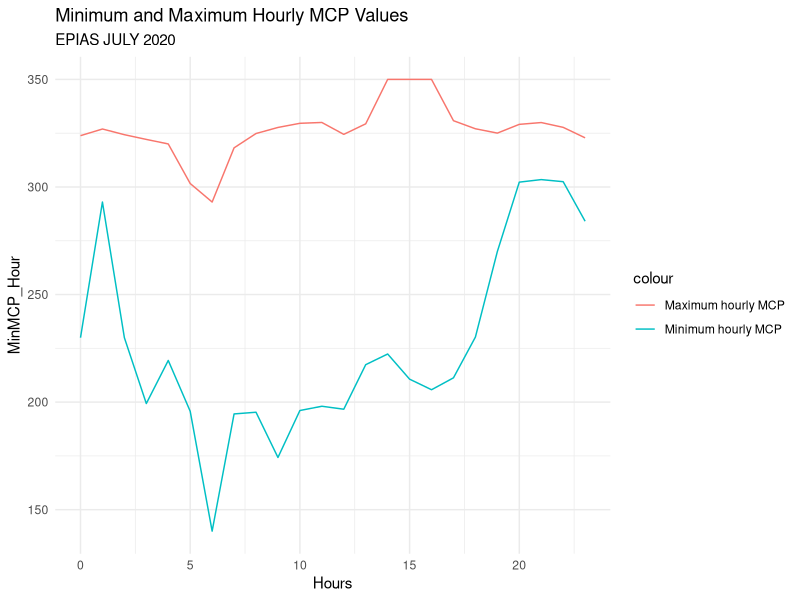
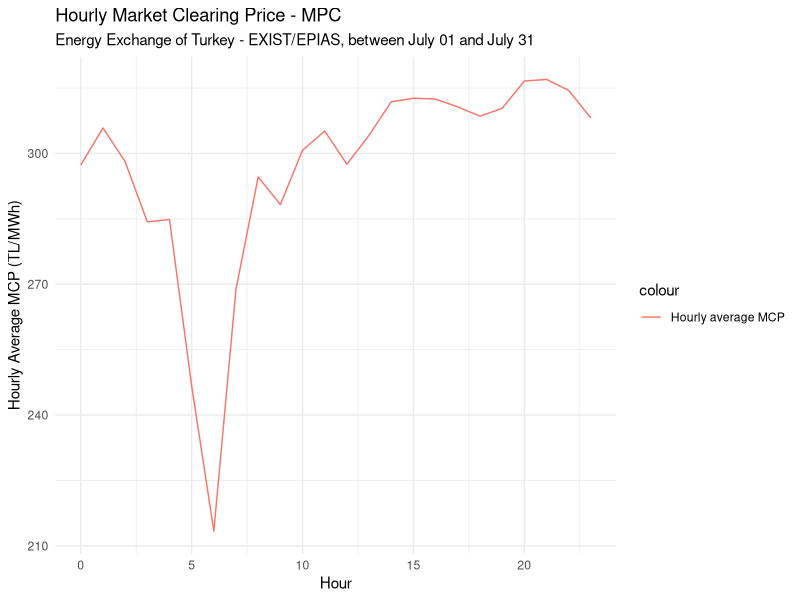
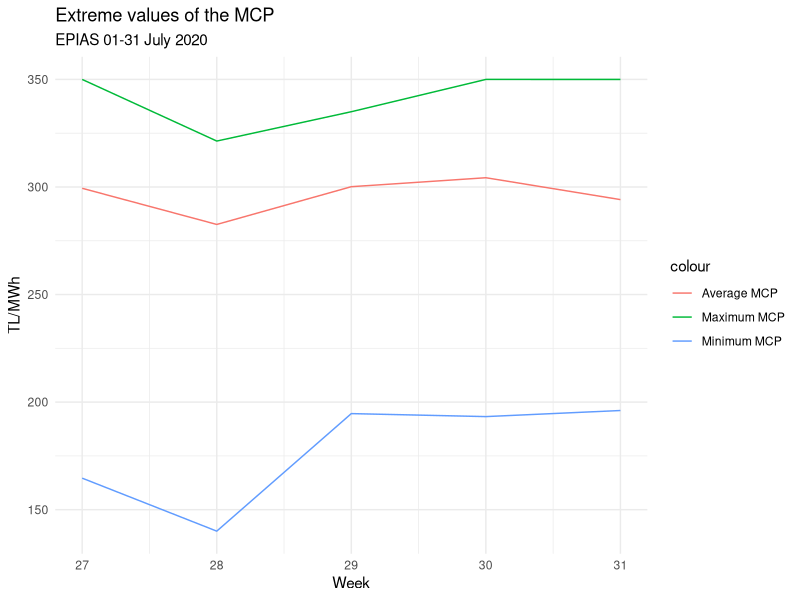
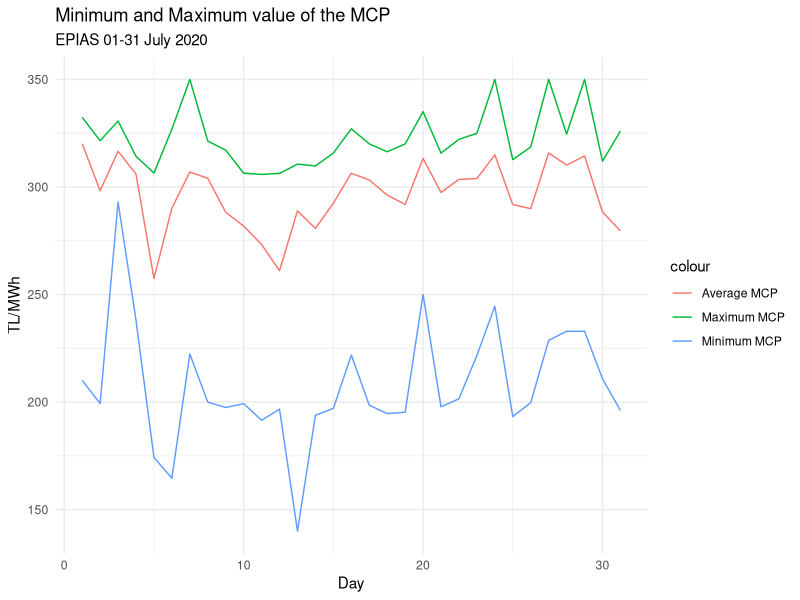
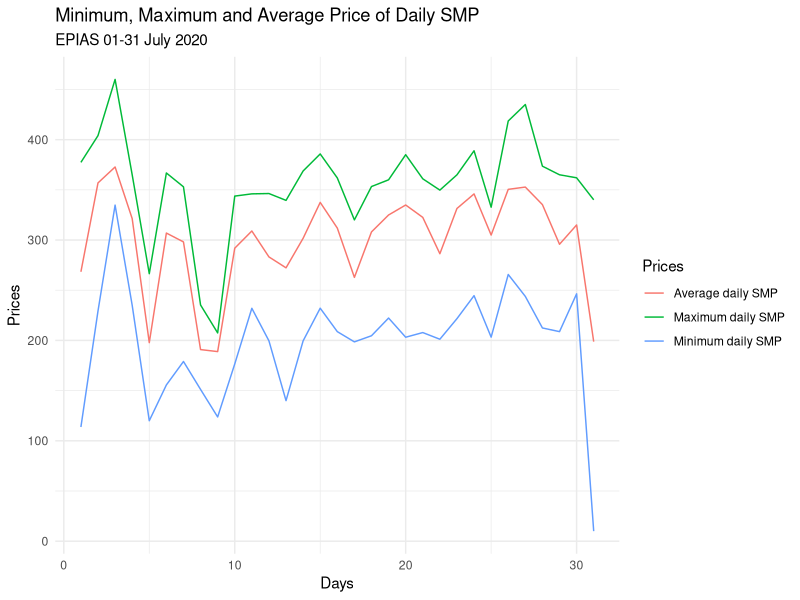
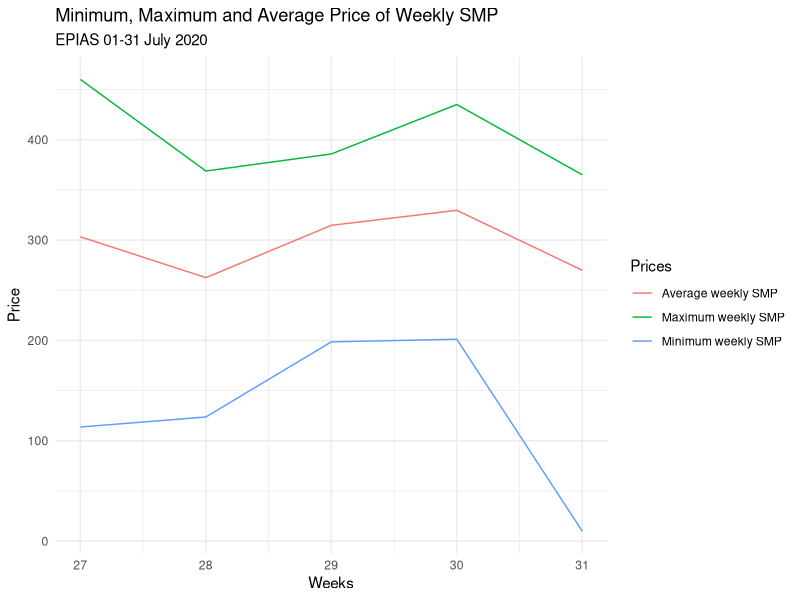
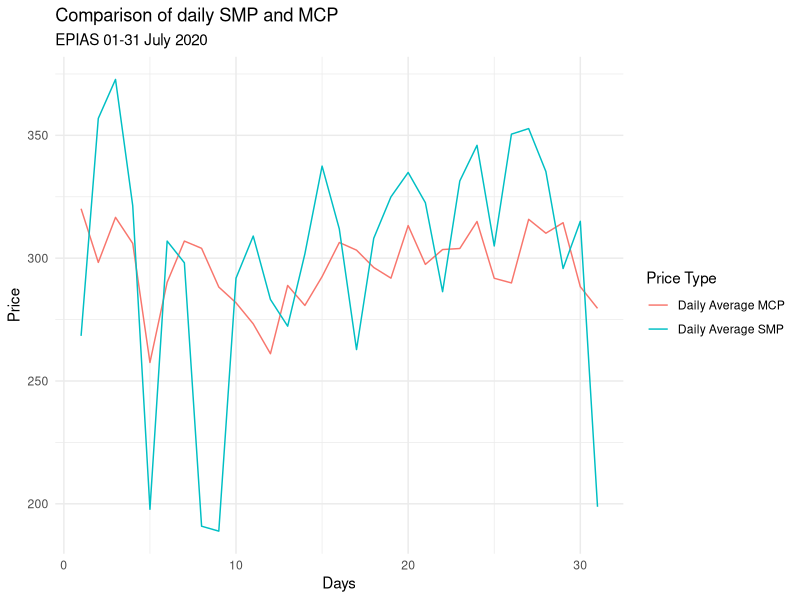
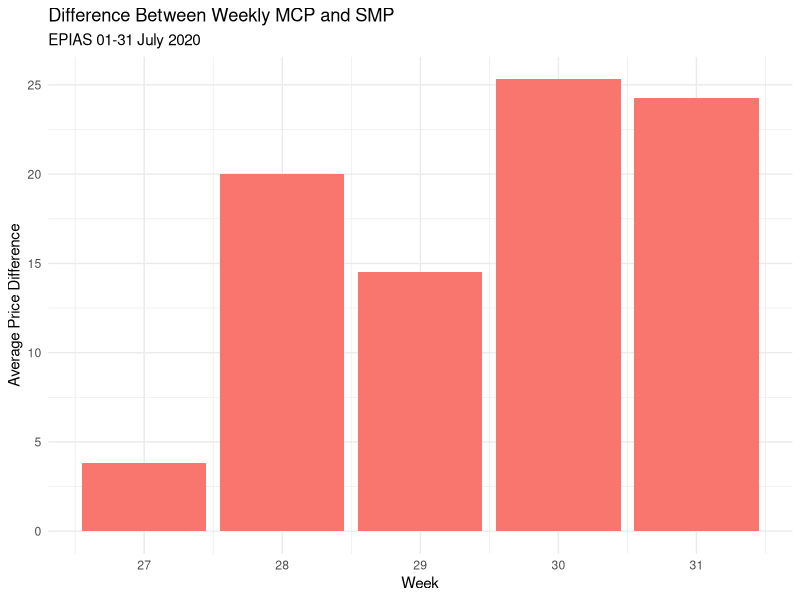

R code for these plots, in order:
## ---- chunk 1
knitr::opts_chunk$set(echo = TRUE)
## ---- chunk 2
#we call required packages from the packages which are "tidyverse" and "lubridate"
library(tidyverse)
library(lubridate)
library(ggplot2)
#we upload data, which is csv file format, by using read.csv() function
EpiasData <- read.csv("ptf-smf.csv")
#after the control of the data we can examine columns in the data by using glimpse() function
EpiasData %>%
  glimpse()

#then we control our date type because in the functions we need date type
is.Date(EpiasData$Date)
#as the date column is not date type, first we convert "." to "-" by using gsub() function
EpiasData$Date <- gsub(pattern = "\\.","-",EpiasData$Date)
#after the changing we transform our date time from character to dttm by using a function of lubridate which is as.POSIXct
EpiasData$Date <- as.POSIXct(EpiasData$Date,format="%d-%m-%y %H:%M")
#control of the process
EpiasData %>%
  glimpse()
## ---- chunk 3
#then, I changed the name of the column by using transmute() function with pipe operator. And then I assigned this process into
# raw_df name as a data frame. After this process, we have usable data frame
raw_df <- EpiasData %>%
  transmute(Date,
            #rename of the MCP. column
            MCP = MCP., 
            SMP = SMP., 
            PositiveIP = Positive.Imbalance.Price..TL.MWh.,
            NegativeIP = Negative.Imbalance.Price..TL.MWh.,
            SMPDirection = SMP.Direction) 

#showing first sith raw of the data frame
head(raw_df)
## ---- chunk 4
raw_df %>%
        select(Date, MCP)%>%
        #first we group our data according to the hours
        group_by(Hour = lubridate::hour(Date))%>%
        #then we calculate average value of MCP hour each our
        summarise(MinMCP_Hour = min(MCP),
                  MaxMCP_Hour = max(MCP))%>%
        #ungproup
        ungroup()%>%
        #to provide sorting of the data hourly minimum MCP and hourly maximum MCP from smallest to largest 
        arrange(MinMCP_Hour,MaxMCP_Hour)%>%
        print(n=3)
## ---- chunk 5
raw_df%>%
  #group according to the hours
  group_by(Hours=lubridate::hour(Date))%>%
  #finding minimum and maximum value of the MCP  
  summarise(MinMCP_Hour = min(MCP),
            MaxMCP_Hour = max(MCP))%>%
  #to visualize these min and max values by using ggplot() function according to the hours
  ggplot(aes(x=Hours)) +
    #define lines in the graph
    geom_line(aes(y = MinMCP_Hour, color = "Minimum hourly MCP"))+
    geom_line(aes(y = MaxMCP_Hour, color = "Maximum hourly MCP"))+
    #give a name to the graph
    labs( title = "Minimum and Maximum Hourly MCP Values",
          subtitle = "EPIAS JULY 2020")+
    #type of the graph, these function provide white canvas 
    theme_minimal()

## ---- chunk 6
#After all this process by using raw_df data frame, we can make analysis about the EPIAS data which is related to electricity
#Daily average MCP
plot1<-raw_df %>%
        #first we group our data according to the hours
        group_by(Hours = lubridate::hour(Date))%>%
        #then we calculate average value of MCP hour each our
        summarise(#daily_total_MCP = sum(MCP),
                  hourly_average_MCP = mean(MCP))
#to visualize the result we use ggplot() function, which gives the canvas of the graph
ggplot(plot1, aes(x = Hours)) +
  #geom_line() gives the line graph
  geom_line(aes(y= hourly_average_MCP, color="Hourly average MCP")) + 
  labs(x = "Hour", y = "Hourly Average MCP (TL/MWh)",
       title = "Hourly Market Clearing Price - MPC",
       subtitle = "Energy Exchange of Turkey - EXIST/EPIAS, between July 01 and July 31 ")+
  theme_minimal()
## ---- chunk 7
EG <- raw_df %>%
        group_by(Week=lubridate::week(Date))%>%
        summarise(WA_MCP = mean(MCP),
                  MinMCP = min(MCP), 
                  MaxMCP = max(MCP))

knitr::kable(EG, format="markdown")
## ---- chunk 8
#Minimum and maximum value of the MCP according to the day
raw_df %>%
  group_by(Week=lubridate::week(Date))%>%
  summarise(MinMCP = min(MCP), MaxMCP = max(MCP), Average = mean(MCP))%>%
  ggplot(aes(x=Week)) +
    geom_line(aes(y = MinMCP, color = "Minimum MCP")) +
    geom_line(aes(y = MaxMCP, color = "Maximum MCP")) +
    geom_line(aes(y = Average, color = "Average MCP")) +
    labs(x = "Week",
         y = "TL/MWh",
         title = "Extreme values of the MCP",
         subtitle = "EPIAS 01-31 July 2020") +
    theme_minimal()
## ---- chunk 9
raw_df %>%
  group_by(Day=lubridate::day(Date))%>%
  summarise(DA_MCP = mean(MCP))
## ---- chunk 10
#Minimum and maximum value of the MCP according to the day
raw_df %>%
  group_by(Day=lubridate::day(Date))%>%
  summarise(MinMCP = min(MCP), MaxMCP = max(MCP), Average = mean(MCP))%>%
  ggplot(aes(x=Day)) +
    geom_line(aes(y = MinMCP, color = "Minimum MCP")) +
    geom_line(aes(y = MaxMCP, color = "Maximum MCP")) +
    geom_line(aes(y = Average, color = "Average MCP")) +
    labs(x = "Day",
         y = "TL/MWh",
         title = "Minimum and Maximum value of the MCP",
         subtitle = "EPIAS 01-31 July 2020") +
    theme_minimal()
## ---- chunk 11
EG <- raw_df %>%
        select(Date, MCP)%>%
        group_by(Day = lubridate::day(Date))%>%
        summarise(DailyMCP = sum(MCP)) %>%
        ungroup()%>%
        mutate(DailyMCPNext=lag(DailyMCP,1))%>%
        transmute(Day, DailyMCP,DailyMCPNext, percentage=((DailyMCPNext-DailyMCP)/DailyMCP)-1)%>%
        arrange(desc(percentage))

#knitr::kable(EG, format="markdown")
## ---- chunk 12
raw_df%>%
  group_by(Day=lubridate::day(Date))%>%
  summarise(Average_SMP = mean(SMP),
            Min_SMP = min(SMP),
            Max_SMP = max(SMP))
## ---- chunk 13
raw_df%>%
  group_by(Day=lubridate::day(Date))%>%
  summarise(Average_SMP = mean(SMP),
            Min_SMP = min(SMP),
            Max_SMP = max(SMP)) %>%
  
  ggplot(aes(x=Day, color = "Days"))+
    geom_line(aes(y = Average_SMP, color = "Average daily SMP")) +
    geom_line(aes(y = Min_SMP, color = "Minimum daily SMP")) +
    geom_line(aes(y = Max_SMP, color = "Maximum daily SMP")) +
    theme_minimal() +
    labs(title = "Minimum, Maximum and Average Price of Daily SMP",
         subtitle = "EPIAS 01-31 July 2020",
         x= "Days",
         y= "Prices",
         color = "Prices")
## ---- chunk 14
EG<- raw_df%>%
      group_by(Week=lubridate::week(Date))%>%
      summarise(Average_SMP = mean(SMP),
                Min_SMP = min(SMP),
                Max_SMP = max(SMP))
#this line provide table format in the R markdown page
knitr::kable(EG, format="markdown")
## ---- chunk 15
raw_df%>%
  group_by(Week=lubridate::week(Date))%>%
  summarise(Average_SMP = mean(SMP),
            Min_SMP = min(SMP),
            Max_SMP = max(SMP)) %>%
  
  ggplot(aes(x=Week, color = "Days"))+
    geom_line(aes(y = Average_SMP, color = "Average weekly SMP")) +
    geom_line(aes(y = Min_SMP, color = "Minimum weekly SMP")) +
    geom_line(aes(y = Max_SMP, color = "Maximum weekly SMP")) +
    theme_minimal() +
    labs(title = "Minimum, Maximum and Average Price of Weekly SMP",
         subtitle = "EPIAS 01-31 July 2020",
         x="Weeks",
         y="Price",
         color = "Prices")
## ---- chunk 16
#average value of the MCP in weeks
EG <- raw_df %>%
        group_by(Day = lubridate::day(Date))%>%
        summarise(Average_MCP = mean(MCP),
                  Average_SMP = mean(SMP),
                  Difference = abs(mean(MCP) - mean(SMP))) %>%
        ungroup()%>%
        arrange(desc(Difference))

knitr::kable(EG, format="markdown")
## ---- chunk 17
#average value of the MCP in weeks
raw_df %>%
  group_by(Day = lubridate::day(Date))%>%
  summarise(Daily_MCP = mean(MCP),
            Daily_SMP = mean(SMP)) %>%
  
  ggplot(aes(x = Day)) +
    geom_line(aes(y = Daily_MCP, color = "Daily Average MCP")) +
    geom_line(aes(y = Daily_SMP, color = "Daily Average SMP")) +
    theme_minimal() +
    labs(title = "Comparison of daily SMP and MCP",
         subtitle = "EPIAS 01-31 July 2020",
         x="Days",
         y="Price",
         color="Price Type")
## ---- chunk 18
#average value of the MCP in weeks
raw_df %>%
  group_by(Week = lubridate::week(Date))%>%
  summarise(Weekly_MCP = mean(MCP),
            Weekly_SMP = mean(SMP),
            Difference = abs(mean(MCP) - mean(SMP))) %>%
  ungroup()%>%
  arrange(desc(Difference))
## ---- chunk 19
#average value of the MCP in weeks
raw_df %>%
  group_by(Week = lubridate::week(Date))%>%
  summarise(Weekly_MCP = mean(MCP),
            Weekly_SMP = mean(SMP),
            Difference = abs(mean(MCP) - mean(SMP))) %>%

  ggplot(aes(x = Week, y = Difference, fill = "Weeks")) +
    geom_bar(stat = "identity") +
    theme_minimal()+
    theme(legend.position = "none") +
    labs(title = "Difference Between Weekly MCP and SMP ",
         subtitle = "EPIAS 01-31 July 2020",
         x = "Week",
         y = "Average Price Difference")
## ---- chunk 20
#Daily change of average change MCP-SMP
raw_df %>%
  group_by(Time=lubridate::day(Date))%>%
  summarise(Daily_MCP = mean(MCP), Daily_SMP = mean(SMP)) %>%
  ggplot(aes(x=Time)) + 
    geom_line(aes(y=Daily_MCP, color = "Daily MCP")) +
    geom_line(aes(y=Daily_SMP, color = "Daily SMP")) +
    labs(x = "Day", y = "TL/MWh",
       title = "Daily MCP-SMP Change Graph",
       subtitle = "Energy Exchange of Turkey - EXIST/EPIAS, between July 01 and July 31 ",
       color = "Price Type")+
  theme_minimal()
## ---- chunk 21
#Daily change of average change MCP-SMP
raw_df %>%
  group_by(Time=lubridate::day(Date))%>%
  summarise(Daily_MCP = mean(MCP), 
            Daily_SMP = mean(SMP),
            Difference = abs(mean(MCP)-mean(SMP))) %>%
  ggplot(aes(x=Time)) + 
    geom_line(aes(y = Difference, color = "Difference of average values")) +
    labs(x = "Day", y = "TL/MWh",
       title = "Difference between Daily average MCP-SMP Change Graph",
       subtitle = "Energy Exchange of Turkey - EXIST/EPIAS, between July 01 and July 31 ")+
  theme_minimal() +
  theme(legend.position = "none")
## ---- chunk 22
raw_df %>%
  select(Date, PositiveIP, NegativeIP)%>%
  group_by(Day = lubridate::day(Date), Hour = lubridate::hour(Date))%>%
  select(Day,Hour, PositiveIP, NegativeIP)%>%
  filter(Day==1)%>%
  
  ggplot(aes(Hour, color = "Hours"))+
    geom_line(aes(y=PositiveIP, color = "Positive imbalance price")) +
    geom_line(aes(y=NegativeIP, color = "Negative imbalance price")) +
    labs(x = "Hours", y = "TL/MWh",
         title= "Pozitive and Negative Imbalance Price of First Day",
         subtitle = "EPIAS July 01, 2020",
         color = "Imbalance Price") +
    theme_minimal()
## ---- chunk 23
raw_df %>%
  select(Date, PositiveIP, NegativeIP)%>%
  group_by(Day = lubridate::day(Date), Hour = lubridate::hour(Date))%>%
  select(Day,Hour, PositiveIP, NegativeIP)%>%
  filter(Day==31)%>%
  
  ggplot(aes(Hour, color = "Hours"))+
    geom_line(aes(y=PositiveIP, color = "Positive imbalance price")) +
    geom_line(aes(y=NegativeIP, color = "Negative imbalance price")) +
    labs(x = "Hours", y = "TL/MWh",
         title= "Pozitive and Negative Imbalance Price of Last Day",
         subtitle = "EPIAS July 31, 2020",
         color = "Imbalance Price") +
    theme_minimal()
  
  
## ---- chunk 24
EG <- raw_df %>%
        select(Date, PositiveIP, NegativeIP)%>%
        group_by(Day = lubridate::day(Date), Hour = lubridate::hour(Date))%>%
        select(Day,Hour, PositiveIP, NegativeIP)%>%
        transmute(Day,Hour,PositiveIP, NegativeIP, difference=NegativeIP-PositiveIP)%>%
        ungroup()%>%
        arrange(desc(difference)) %>%
        print(n=10)

## ---- chunk 25
raw_df%>% 
    ggplot(aes(x=NegativeIP, y=PositiveIP, color=Date, size = NegativeIP)) + 
      geom_point() +  
      labs(x ="Negative Imbalance Price", 
           y ="Positive Imbalance Price",  
           title="Negative Imbalance and Positive Imbalance Prices",
           color = "Date",
           size = "Negative Imbalance Price") +
    theme_minimal()
## ---- chunk 26
raw_df %>%
  group_by(Hours = lubridate::hour(Date))%>%
  transmute(EnergyUsage = ifelse(SMPDirection == "?Energy Surplus", "Surplus", "Deficit")) %>%
  ggplot(aes(x = "", y=EnergyUsage, fill=EnergyUsage)) +
    geom_bar(stat = "identity", width = 1) +
    coord_polar("y") +
    theme_minimal() +
    labs(title = "Energy Usage Analysis",
         subtitle = "EPIAS 01-31 July 2020",
         fill = "Energy Usage")

## ---- chunk 27
raw_df %>%
  group_by(Hours = lubridate::hour(Date))%>%
  transmute(EnergyUsage = ifelse(SMPDirection == "?Energy Surplus", "Surplus", "Deficit")) %>%
  group_by(EnergyUsage, Hours) %>%
  filter(EnergyUsage=="Deficit") %>%
  summarise(EnegyUsageNumber = n())%>%
  print(n=10)

## ---- chunk 28
raw_df %>%
  group_by(Hours = lubridate::hour(Date))%>%
  transmute(EnergyUsage = ifelse(SMPDirection == "?Energy Surplus", "Surplus", "Deficit")) %>%
  group_by(EnergyUsage, Hours) %>%
  filter(EnergyUsage=="Deficit") %>%
  summarise(EnergyUsageNumber = n())%>%
  
  ggplot(aes(x = Hours, y = EnergyUsageNumber, fill = EnergyUsageNumber)) +
    geom_bar(stat = "identity") +
    theme_minimal() +
    labs(title = "The deficit Energy Usage According to the Hours",
         subtitle = "EPIAS 01-31 July 2020",
         fill = "Number of Energy Usage",
         x="Hours",
         y = "Count")

## ---- chunk 29
raw_df %>%
  group_by(Hours = lubridate::hour(Date))%>%
  transmute(Day=lubridate::day(Date), EnergyUsage = ifelse(SMPDirection == "?Energy Surplus", "Surplus", "Deficit")) %>%
  group_by(EnergyUsage, Day) %>%
  filter(EnergyUsage == "Deficit") %>%
  summarise(Deficit = n())%>%
  ungroup()%>%
  transmute(Day, Surplus = ifelse(Deficit>0, abs(24-Deficit),24), Deficit)%>%

  select(Day,Surplus, Deficit)

## ---- chunk 30
EG <- raw_df %>% 
        group_by(Hour = lubridate::hour(Date))%>% 
        transmute(Hour, Surplus = sum(MCP>SMP), Deficit=sum(MCP<SMP), Balance=sum(MCP==SMP))%>%
        print(n=5)
## ---- chunk 31
raw_df %>% 
  group_by(Hour = lubridate::hour(Date))%>% 
  transmute(Hour, Surplus = sum(MCP>SMP), Deficit = sum(MCP<SMP), Balance = sum(MCP==SMP))%>%
 
  ggplot(aes(x = Hour, color = "Hours")) +
    geom_line(aes(y = Surplus, color = "Number of surplus")) +
    geom_line(aes(y = Deficit, color = "Number of deficit")) +
    geom_line(aes(y = Balance, color = "Number of balance")) +
    
  labs(x = "Hour",
       y = "Numbers",
       title = "Number of Surplus, Deficit, and Balance",
       subtitle = "EPIAS July 2020",
       color = "SMP Distribution Type") +
  theme_minimal()
